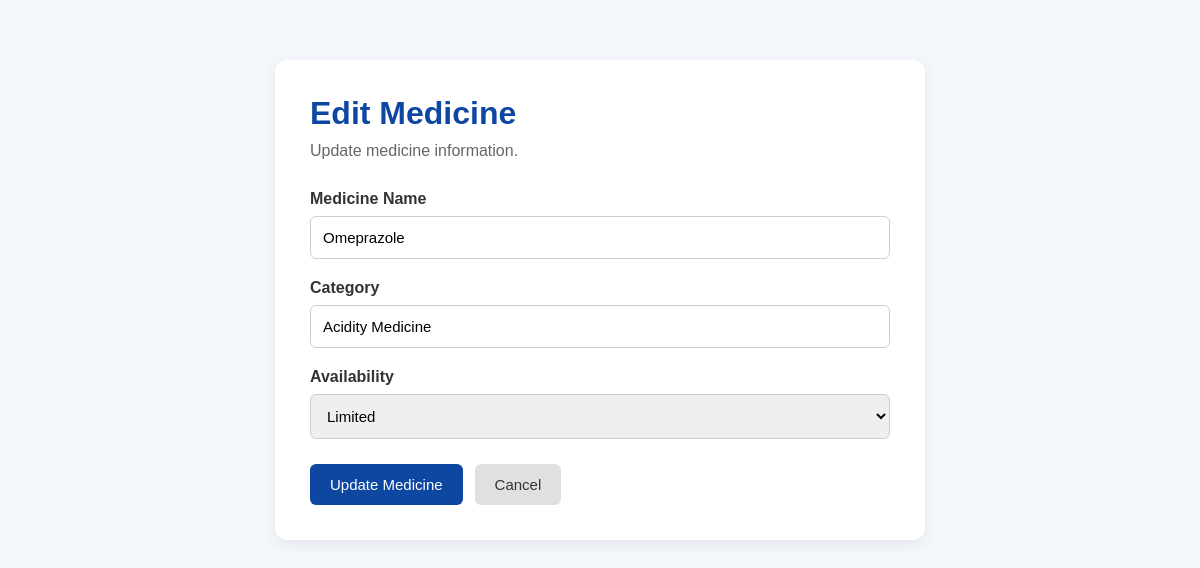
The app's page /admin/medicine/edit/4 (signed in) with its own data.
### tables this page shows
CREATE TABLE medicines (
            id INTEGER PRIMARY KEY AUTOINCREMENT,
            name TEXT NOT NULL,
            category TEXT NOT NULL,
            availability TEXT DEFAULT 'Available'
        );

### app.py (the view, shortened to what this page needs)
@app.route("/admin/medicine/edit/<int:medicine_id>", methods=["GET", "POST"])
def edit_medicine(medicine_id):
    if not session.get("admin_logged_in"):
        return redirect("/admin/login")
    conn = get_db_connection()
    medicine = conn.execute("""
        SELECT * FROM medicines
        WHERE id = ?
    """, (medicine_id,)).fetchone()
    if medicine is None:
        conn.close()
        return redirect("/admin")
    conn.close()
    return render_template(
        "medicine_form.html",
        medicine=medicine
    )

### app.py (called while the page is built)
def get_db_connection():
    conn = sqlite3.connect(DATABASE)
    conn.row_factory = sqlite3.Row
    return conn

### templates/medicine_form.html (shortened to what this page needs)
<!DOCTYPE html>
<html lang="en">
<head>
</head>
<body>
    <div class="container">
        <div class="card">
            {% if medicine %}
            <h1>Edit Medicine</h1>
            <p class="subtitle">
                Update medicine information.
            </p>
            {% else %}
            <h1>Add Medicine</h1>
            <p class="subtitle">
                Add a new medicine to Tech4Life.
            </p>
            {% endif %}
            <form method="POST" action="{% if medicine %}/admin/medicine/edit/{{ medicine['id'] }}{% else %}/admin/medicine/add{% endif %}">
                <div class="form-group">
                    <label for="name">
                    Medicine Name
                </label>
                    <input type="text" id="name" name="name" placeholder="Enter medicine name" value="{{ medicine['name'] if medicine else '' }}" required>
                </div>
                <div class="form-group">
                    <label for="category">
                    Category
                </label>
                    <input type="text" id="category" name="category" placeholder="Example: Antibiotic" value="{{ medicine['category'] if medicine else '' }}" required>
                </div>
                <div class="form-group">
                    <label for="availability">
                    Availability
                </label>
                    <select id="availability" name="availability">
                    <option
                        value="Limited"
                        {% if medicine and medicine['availability'] == 'Limited' %}
                            selected
                        {% endif %}>
                        Limited
                    </option>
                </select>
                </div>
                <div class="buttons">
                    <button type="submit">
                    {% if medicine %}
                        Update Medicine
                    {% else %}
                        Add Medicine
                    {% endif %}
                </button>
                    <a href="/admin" class="cancel">
                    Cancel
                </a>
                </div>
            </form>
        </div>
    </div>
</body>
</html>

### templates/medicine_form.html (style rules this page uses)
* { box-sizing: border-box; margin: 0; padding: 0; font-family: Arial, sans-serif; }
body { background: #f4f7fb; min-height: 100vh; }
.container { width: 90%; max-width: 650px; margin: 60px auto; }
.card { background: white; padding: 35px; border-radius: 12px; box-shadow: 0 4px 15px rgba(0, 0, 0, 0.08); }
h1 { color: #0d47a1; margin-bottom: 10px; }
.subtitle { color: #666; margin-bottom: 30px; }
.form-group { margin-bottom: 20px; }
label { display: block; margin-bottom: 8px; font-weight: bold; color: #333; }
input, select { width: 100%; padding: 12px; border: 1px solid #ccc; border-radius: 6px; font-size: 15px; outline: none; }
.buttons { display: flex; gap: 12px; margin-top: 25px; }
button, .cancel { border: none; padding: 12px 20px; border-radius: 6px; font-size: 15px; cursor: pointer; text-decoration: none; }
button { background: #0d47a1; color: white; }
.cancel { background: #e0e0e0; color: #333; }

### records on screen
medicines: name "Omeprazole", category "Acidity Medicine", availability "Limited"
